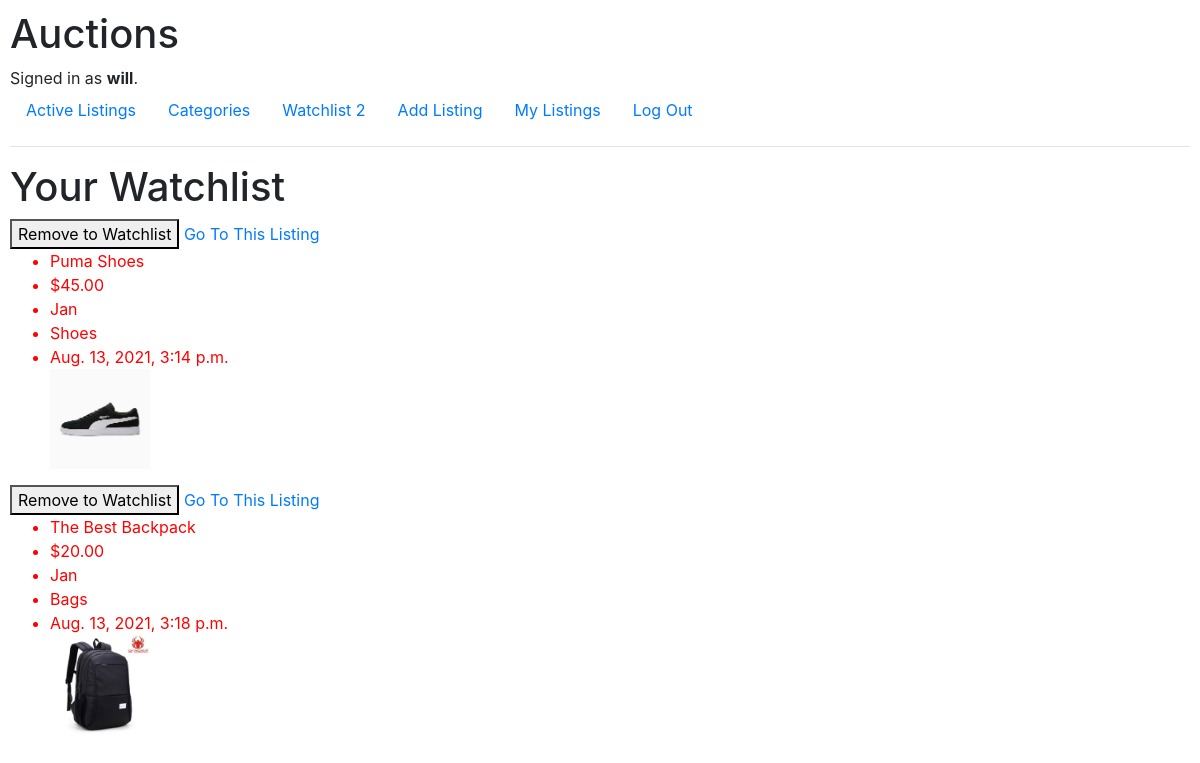
The app's page /watchlist/ (signed in), older data.
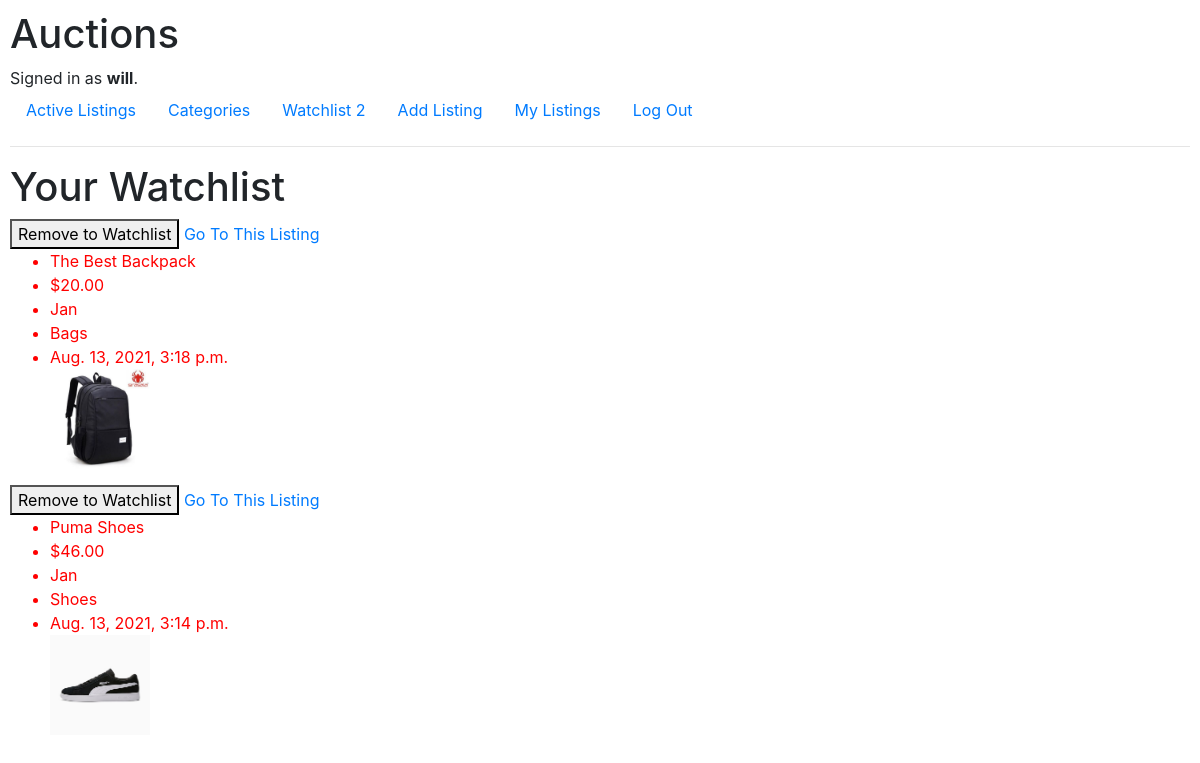
The same page, newer data.
### auctions/models.py (models this page shows, shortened)
class Listing(models.Model):
    user = models.ForeignKey('User', on_delete=CASCADE, related_name='user_that_make_the_auction')
    title = models.CharField(max_length=50)
    price = models.DecimalField(max_digits=10,decimal_places=2)
    category = models.ForeignKey('Category', on_delete=CASCADE, related_name='selected_category',blank=True)
    time = models.DateTimeField(auto_now_add=True, blank=True)
    image = models.ImageField(null = True, blank = True, upload_to = 'images/')
    closed = models.BooleanField(default=False)
    bid = models.ManyToManyField('Bid', blank=True, related_name='listing_bid')
    comment = models.ManyToManyField('Comment',blank=True, related_name='list_comment')

class User(AbstractUser):
    pass

class Category(models.Model):
    Cat_name = models.CharField(max_length=50)
    def __str__(self):
        return f"{self.Cat_name}"

### auctions/views.py (the view)
# urls.py: path("watchlist/",views.watchlist, name='watchlist'),
@login_required
def watchlist(request):
    user = User.objects.get(username=request.user)
    list = user.users_watchlist.all()
    if request.method == "POST":  # this will check if may pinasa si form/ or pag kinlick yung button
        listt = Listing.objects.get(pk = request.POST['remove'])
        user.users_watchlist.filter(list=listt).delete()
        return HttpResponseRedirect(reverse('watchlist'))
    apple = [ i.list for i in list ]
    return render(request, 'auctions/watchlist.html',{
        'listing': apple
    })

### auctions/templates/auctions/watchlist.html (shortened to what this page needs)
{% extends "auctions/layout.html" %} {% block body %}
<h1>Your Watchlist</h1>
{% for li in listing %}
<form action="{% url 'watchlist' %}" method="POST">
  <button type="submit" name="remove" value="{{li.id}}">
    Remove to Watchlist
  </button>
  <a href="{% url 'listing' li.id %}">Go To This Listing</a>
</form>
<ul>
  <li>{{li.title}}</li>
  <li>${{li.price}}</li>
  <li>{{li.user}}</li>
  <li>{{li.category}}</li>
  <li>{{li.time}}</li>
  {% if li.image %}
  <img src="{{li.image.url}}" alt="no image" style="height: 100px" />
  {% endif %}
  <br />
</ul>
{% empty %}
<h3>Empty</h3>
{% endfor %} {% endblock %}

Row changes from the older to the newer data that the page shows:
shown differently, row unchanged: Listing "The Best Backpack": moves up the list
changed Listing "Puma Shoes": price "45.00" → "46.00"
